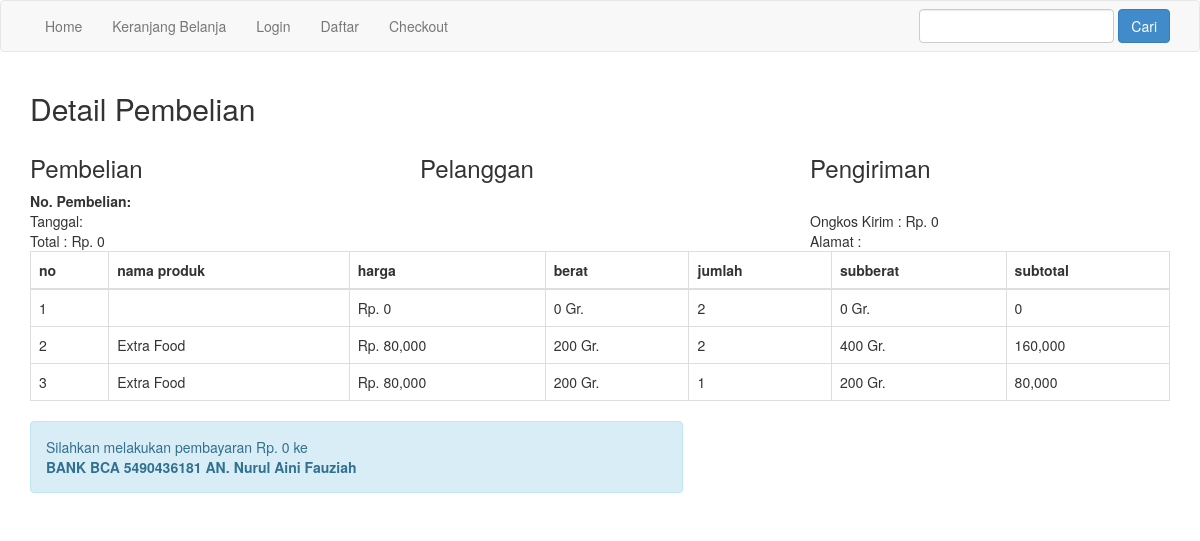
/nota.php, run on the app's committed database.
### tables this page shows
CREATE TABLE `pembelian_produk` (
  `id_pembelian_produk` int(11) NOT NULL AUTO_INCREMENT,
  `id_pembelian` int(11) NOT NULL,
  `id_produk` int(11) NOT NULL,
  `jumlah` int(11) NOT NULL,
  `nama` varchar(100) NOT NULL,
  `harga` int(11) NOT NULL,
  `berat` int(11) NOT NULL,
  `subberat` int(11) NOT NULL,
  `subharga` int(11) NOT NULL,
  PRIMARY KEY (`id_pembelian_produk`)
);

### nota.php (the view, shortened to what this page needs)
<!DOCTYPE html>
<html>
<head>
	<link rel="stylesheet" href="admin/assets/css/bootstrap.css">
</head>
<body>
<?php include 'menu.php'; ?>
<section class="konten">
	<div class="container">
	<h2>Detail Pembelian</h2>
<?php
$ambil = $koneksi->query("SELECT * FROM pembelian JOIN pelanggan
	ON pembelian.id_pelanggan=pelanggan.id_pelanggan
	WHERE pembelian.id_pembelian='$_GET[id]'");
$detail=$ambil->fetch_assoc();
?>
<div class="row">
	<div class="col-md-4">
		<h3>Pembelian</h3>
		<strong>No. Pembelian: <?php echo $detail['id_pembelian'] ?></strong><br>
		Tanggal: <?php echo $detail['tanggal_pembelian']; ?><br>
		Total : Rp. <?php echo number_format($detail['total_pembelian']) ?>
	</div>
	<div class="col-md-4">
		<h3>Pelanggan</h3>
		<strong><?php echo $detail['nama_pelanggan']; ?></strong> <br>
		<p>
			<?php echo $detail['telpon_pelanggan']; ?> <br>
		</p>
	</div>
	<div class="col-md-4">
		<h3>Pengiriman</h3>
		<strong><?php echo $detail['nama_kota'] ?></strong><br>
		Ongkos Kirim : Rp. <?php echo number_format($detail['tarif']); ?><br>
		Alamat : <?php echo $detail['alamat_pengiriman'] ?>
	</div>
</div>
<table class="table table-bordered">
	<thead>
		<tr>
			<th>no</th>
			<th>nama produk</th>
			<th>harga</th>
			<th>berat</th>
			<th>jumlah</th>
			<th>subberat</th>
			<th>subtotal</th>
		</tr>
	</thead>
	<tbody>
		<?php $nomor=1; ?>
		<?php $ambil=$koneksi->query("SELECT * FROM pembelian_produk WHERE id_pembelian ='$_GET[id]'" ); ?>
		<?php while ($pecah=$ambil->fetch_assoc()){ ?>
		<tr>
			<td><?php echo $nomor; ?></td>
			<td><?php echo $pecah['nama']; ?></td>
			<td>Rp. <?php echo number_format($pecah['harga']); ?></td>
			<td><?php echo $pecah['berat']; ?> Gr. </td>
			<td><?php echo $pecah['jumlah']; ?></td>
			<td><?php echo $pecah['subberat'];?> Gr. </td>
			<td><?php echo number_format($pecah['subharga']) ;?></td>
		</tr>
		<?php $nomor++; ?>
		<?php } ?>
	</tbody>
</table>
<div class="row">
	<div class="col-md-7">
		<div class="alert alert-info">
			<p>
				Silahkan melakukan pembayaran Rp. <?php echo number_format($detail['total_pembelian']); ?> ke <br>
				<strong>BANK BCA 5490436181 AN. Nurul Aini Fauziah</strong>
			</p>
		</div>
	</div>
</div>
	</div>
</section>
</body>
</html>

### data on the page
pembelian_produk: harga "0", berat "0", jumlah "2", subberat "0", subharga "0"
pembelian_produk: nama "Extra Food", harga "80,000", berat "200", jumlah "2", subberat "400", subharga "160,000"
pembelian_produk: nama "Extra Food", harga "80,000", berat "200", jumlah "1", subberat "200", subharga "80,000"

### other printed values
$detail['total_pembelian'] "0"
$detail['tarif'] "0"
